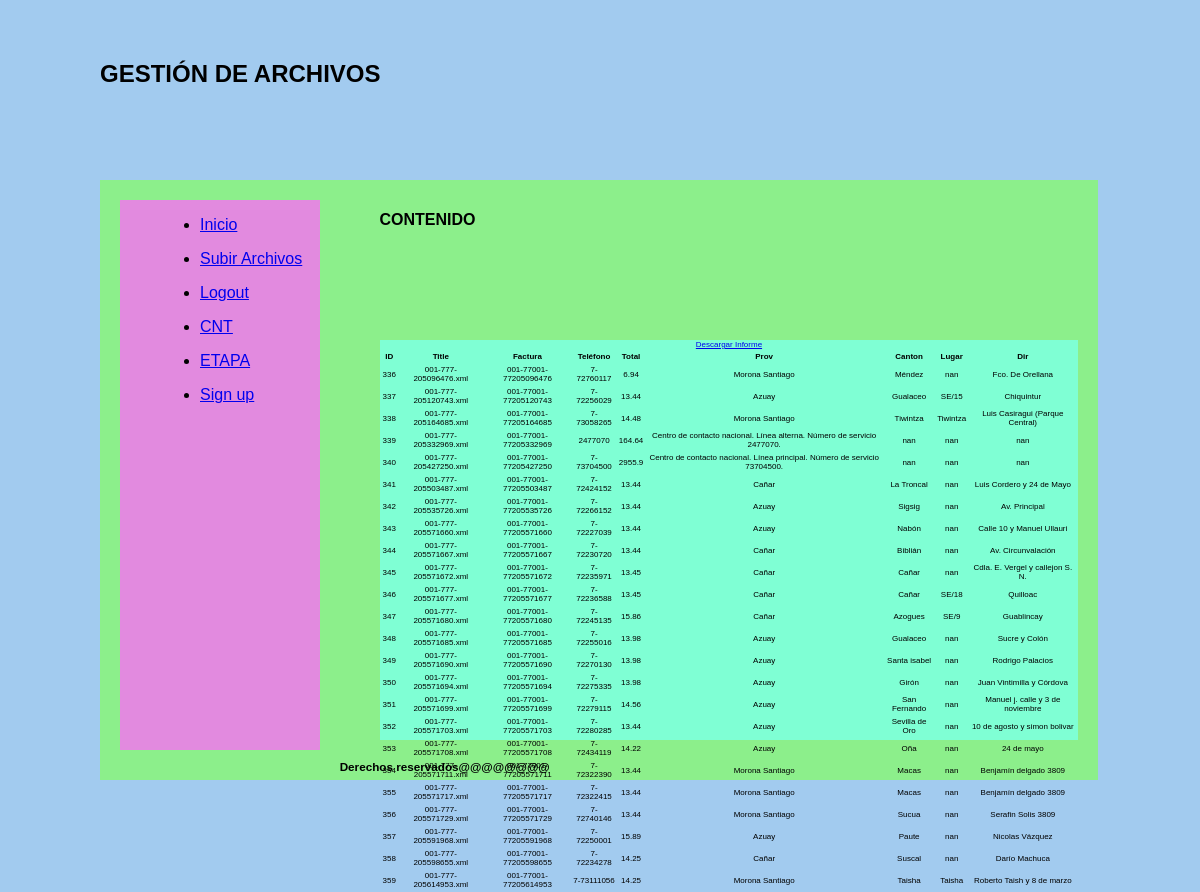
The app's page /listarCnt/ (signed in) with its own data.
### gestionarArchivos/models.py (models this page shows)
class Document(models.Model):
    title = models.CharField(max_length = 200)
    uploadedFile = models.FileField(upload_to = "UploadedFiles/")
    dateTimeOfUpload = models.DateTimeField(auto_now = True)
    factura=models.CharField(max_length=25, default='sin datos')
    telefono=models.CharField(max_length=10, default='')
    total=models.FloatField(default=0.0)
    provincia=models.CharField(max_length=50, default='')
    canton=models.CharField(max_length=50,default='')
    lugar=models.CharField(max_length=100,default='')
    direccion=models.CharField(max_length=255, default='')
    instalacion=models.CharField(max_length=10, default='')
    institucion=models.CharField(max_length=100,default='')
    numeroCur=models.CharField(max_length=10,default='N/A')
    personaEncargada=models.CharField(max_length=100,default='Patricio León')
    rucEmisor=models.CharField(max_length=13,default='1768152560001')

### gestionarArchivos/views.py (the view)
# urls.py: path("listarCnt/",listarCnt,name='listarCnt'),
def listarCnt(request):
    if request.user.is_authenticated:
        documents = models.Document.objects.all().filter(rucEmisor='1768152560001')
        return render(request, "listarcnt.html", context = {
            "files": documents})
    else:
        return render(request,'home.html')

### gestionarArchivos/templates/listarcnt.html
{% extends 'base.html' %}
{% block content %}
    <form action="">
        <a href="../generarInformeCnt">Descargar Informe</a>
        <table>
            <tr>
                <th>ID</th>
                <th>Title</th>
                <th>Factura</th>
                <th>Teléfono</th>
                <th>Total</th>
                <th>Prov</th>
                <th>Canton</th>
                <th>Lugar</th>
                <th>Dir</th>
            </tr>
            {% for file in files %}
                <tr>
                    <td>{{ file.id }}</td>
                    <td>{{ file.title }}</td>
                    <td>001-77{{file.factura }}</td>
                    <td>{{ file.telefono }}</td>
                    <td>{{ file.total }}</td>
                    <td>{{ file.provincia }}</td>
                    <td>{{ file.canton }}</td>
                    <td>{{ file.lugar }}</td>
                    <td>{{ file.direccion }}</td>
                </tr>
            {% endfor %}
        </table>
    </form>
    {% endblock %}

### gestionarArchivos/static/estilos.css (style rules this page uses)
body { padding:20px; margin:20px 60px; font-family:Arial; font-size: 12px; background-color:rgb(162, 203, 239); }

### records on screen
Document: id "336", title "001-777-205096476.xml", factura "001-77205096476", telefono "7-72760117", total "6.94", provincia "Morona Santiago", canton "Méndez", lugar "nan", direccion "Fco. De Orellana"
Document: id "337", title "001-777-205120743.xml", factura "001-77205120743", telefono "7-72256029", total "13.44", provincia "Azuay", canton "Gualaceo", lugar "SE/15", direccion "Chiquintur"
Document: id "338", title "001-777-205164685.xml", factura "001-77205164685", telefono "7-73058265", total "14.48", provincia "Morona Santiago", canton "Tiwintza", lugar "Tiwintza", direccion "Luis Casiragui (Parque Central)"
Document: id "339", title "001-777-205332969.xml", factura "001-77205332969", telefono "2477070", total "164.64", provincia "Centro de contacto nacional. Línea alterna. Número de servicio 2477070.", canton "nan", lugar "nan", direccion "nan"
Document: id "340", title "001-777-205427250.xml", factura "001-77205427250", telefono "7-73704500", total "2955.9", provincia "Centro de contacto nacional. Línea principal. Número de servicio 73704500.", canton "nan", lugar "nan", direccion "nan"
Document: id "341", title "001-777-205503487.xml", factura "001-77205503487", telefono "7-72424152", total "13.44", provincia "Cañar", canton "La Troncal", lugar "nan", direccion "Luis Cordero y 24 de Mayo"
Document: id "342", title "001-777-205535726.xml", factura "001-77205535726", telefono "7-72266152", total "13.44", provincia "Azuay", canton "Sigsig", lugar "nan", direccion "Av. Principal"
Document: id "343", title "001-777-205571660.xml", factura "001-77205571660", telefono "7-72227039", total "13.44", provincia "Azuay", canton "Nabón", lugar "nan", direccion "Calle 10 y Manuel Ullauri"
Document: id "344", title "001-777-205571667.xml", factura "001-77205571667", telefono "7-72230720", total "13.44", provincia "Cañar", canton "Biblián", lugar "nan", direccion "Av. Circunvalación"
Document: id "345", title "001-777-205571672.xml", factura "001-77205571672", telefono "7-72235971", total "13.45", provincia "Cañar", canton "Cañar", lugar "nan", direccion "Cdla. E. Vergel y callejon S. N."
Document: id "346", title "001-777-205571677.xml", factura "001-77205571677", telefono "7-72236588", total "13.45", provincia "Cañar", canton "Cañar", lugar "SE/18", direccion "Quilloac"
Document: id "347", title "001-777-205571680.xml", factura "001-77205571680", telefono "7-72245135", total "15.86", provincia "Cañar", canton "Azogues", lugar "SE/9", direccion "Guablincay"
Document: id "348", title "001-777-205571685.xml", factura "001-77205571685", telefono "7-72255016", total "13.98", provincia "Azuay", canton "Gualaceo", lugar "nan", direccion "Sucre y Colón"
Document: id "349", title "001-777-205571690.xml", factura "001-77205571690", telefono "7-72270130", total "13.98", provincia "Azuay", canton "Santa isabel", lugar "nan", direccion "Rodrigo Palacios"
Document: id "350", title "001-777-205571694.xml", factura "001-77205571694", telefono "7-72275335", total "13.98", provincia "Azuay", canton "Girón", lugar "nan", direccion "Juan Vintimilla y Córdova"
Document: id "351", title "001-777-205571699.xml", factura "001-77205571699", telefono "7-72279115", total "14.56", provincia "Azuay", canton "San Fernando", lugar "nan", direccion "Manuel j. calle y 3 de noviembre"
Document: id "352", title "001-777-205571703.xml", factura "001-77205571703", telefono "7-72280285", total "13.44", provincia "Azuay", canton "Sevilla de Oro", lugar "nan", direccion "10 de agosto y simon bolivar"
Document: id "353", title "001-777-205571708.xml", factura "001-77205571708", telefono "7-72434119", total "14.22", provincia "Azuay", canton "Oña", lugar "nan", direccion "24 de mayo"
Document: id "354", title "001-777-205571711.xml", factura "001-77205571711", telefono "7-72322390", total "13.44", provincia "Morona Santiago", canton "Macas", lugar "nan", direccion "Benjamín delgado 3809"
Document: id "355", title "001-777-205571717.xml", factura "001-77205571717", telefono "7-72322415", total "13.44", provincia "Morona Santiago", canton "Macas", lugar "nan", direccion "Benjamín delgado 3809"
Document: id "356", title "001-777-205571729.xml", factura "001-77205571729", telefono "7-72740146", total "13.44", provincia "Morona Santiago", canton "Sucua", lugar "nan", direccion "Serafin Solis 3809"
Document: id "357", title "001-777-205591968.xml", factura "001-77205591968", telefono "7-72250001", total "15.89", provincia "Azuay", canton "Paute", lugar "nan", direccion "Nicolas Vázquez"
Document: id "358", title "001-777-205598655.xml", factura "001-77205598655", telefono "7-72234278", total "14.25", provincia "Cañar", canton "Suscal", lugar "nan", direccion "Darío Machuca"
Document: id "359", title "001-777-205614953.xml", factura "001-77205614953", telefono "7-73111056", total "14.25", provincia "Morona Santiago", canton "Taisha", lugar "Taisha", direccion "Roberto Taish y 8 de marzo"
